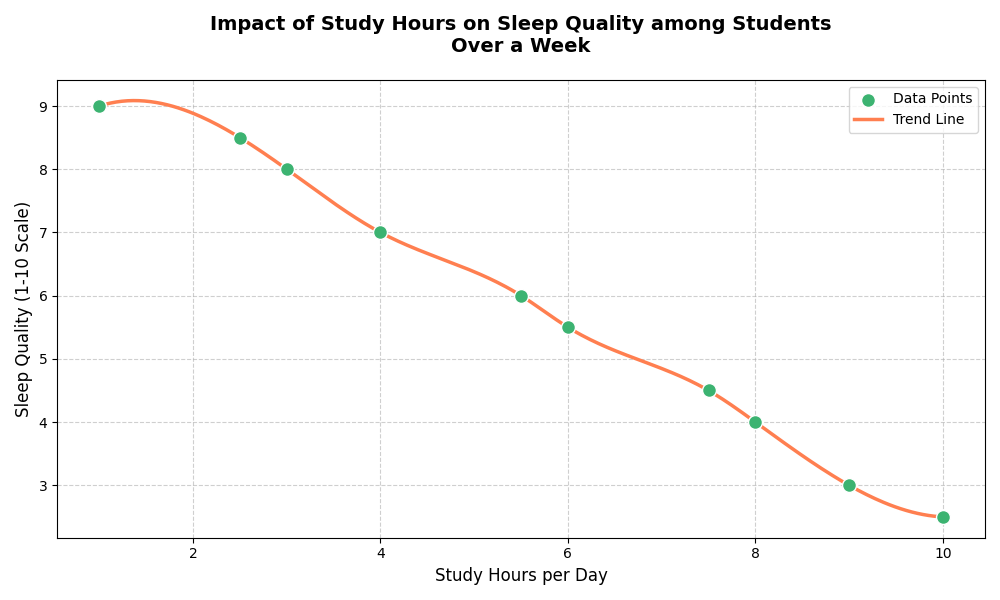

The script that drew this image:
import numpy as np
import matplotlib.pyplot as plt
from scipy.interpolate import make_interp_spline

# Backstory: Exploring the Relationship Between Study Time and Sleep Quality Among Students
# As a part of a university research project, the following data represents the study hours vs. 
# sleep quality (on a scale of 1 to 10) among students over a week.

# Study hours and corresponding sleep quality scores
study_hours = np.array([1.0, 2.5, 3.0, 4.0, 5.5, 6.0, 7.5, 8.0, 9.0, 10.0])
sleep_quality = np.array([9.0, 8.5, 8.0, 7.0, 6.0, 5.5, 4.5, 4.0, 3.0, 2.5])

# Smooth the scatter plot using a spline interpolation
x_smooth = np.linspace(study_hours.min(), study_hours.max(), 300)
spline = make_interp_spline(study_hours, sleep_quality, k=3)
y_smooth = spline(x_smooth)

# Create the scatter plot with smooth fitting
plt.figure(figsize=(10, 6))
plt.scatter(study_hours, sleep_quality, color='mediumseagreen', s=100, edgecolor='white', zorder=5, label='Data Points')
plt.plot(x_smooth, y_smooth, color='coral', lw=2.5, zorder=4, label='Trend Line')

# Customize the plot with title and labels
plt.title('Impact of Study Hours on Sleep Quality among Students\nOver a Week', fontsize=14, weight='bold', pad=20)
plt.xlabel('Study Hours per Day', fontsize=12)
plt.ylabel('Sleep Quality (1-10 Scale)', fontsize=12)
plt.grid(True, linestyle='--', alpha=0.6)

# Add a legend
plt.legend(loc='upper right', fontsize=10)

# Automatically adjust layout to fit elements neatly
plt.tight_layout()

# Display the plot
plt.show()
